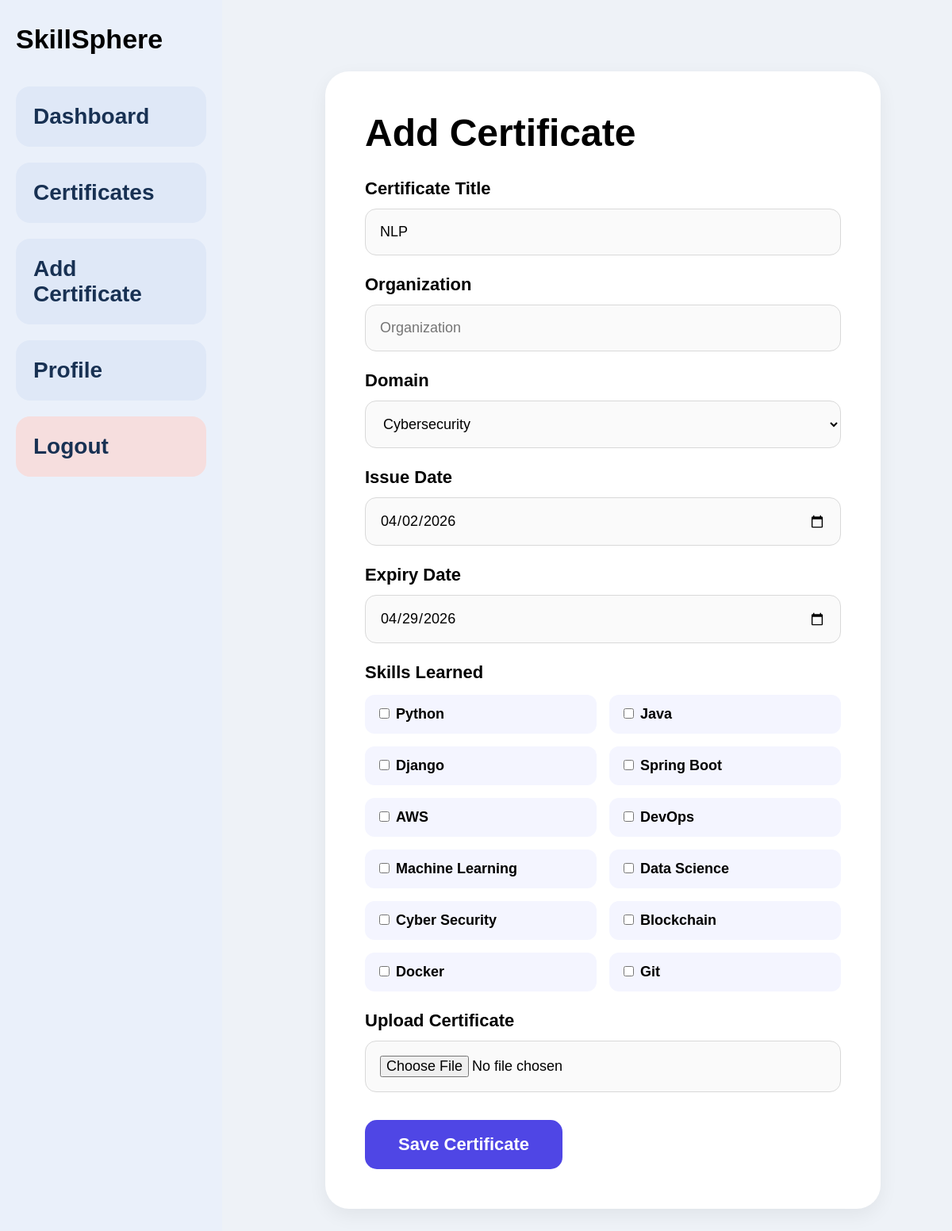
Page /cert/edit/2/ (signed in) on the committed database.
### certificates/models.py (models this page shows, shortened)
class Certificate(models.Model):
    CATEGORY_CHOICES = [
        ('Cloud','Cloud'),
        ('AI/ML','AI/ML'),
        ('Blockchain','Blockchain'),
        ('Programming','Programming'),
        ('Cybersecurity','Cybersecurity'),
        ('Database','Database'),
        ('Web Development','Web Development'),
    ]
    user=models.ForeignKey(
        settings.AUTH_USER_MODEL,
        on_delete=models.CASCADE
    )
    title=models.CharField(max_length=200)
    issuer=models.CharField(
        max_length=200
    )
    category=models.CharField(
        max_length=50,
        choices=CATEGORY_CHOICES
    )
    issue_date=models.DateField()
    expiry_date=models.DateField()
    description=models.TextField(
        blank=True
    )
    certificate_file=models.FileField(
        upload_to='certificates/'
    )
    is_verified=models.BooleanField(
        default=False
    )

### certificates/views.py (the view)
@login_required
def edit_certificate(request,pk):
    cert=get_object_or_404(
        Certificate,
        id=pk,
        user=request.user
    )
    if request.method=="POST":
        form=CertificateForm(
            request.POST,
            request.FILES,
            instance=cert
        )
        if form.is_valid():
            form.save()
            return redirect(
                'certificates'
            )
    else:
        form=CertificateForm(
            instance=cert
        )
    return render(
        request,
        'certificates/add_certificate.html',
        {'form':form}
    )

### templates/certificates/add_certificate.html (shortened to what this page needs)
{% extends "base.html" %}
{% block content %}
<div class="page">
<div class="card">
<h1>Add Certificate</h1>
<form method="POST" enctype="multipart/form-data">
<label>Certificate Title</label>
{{ form.title }}
<label>Organization</label>
{{ form.issuer }}
<label>Domain</label>
{{ form.category }}
<label>Issue Date</label>
{{ form.issue_date }}
<label>Expiry Date</label>
{{ form.expiry_date }}
<label>Skills Learned</label>
<div class="skill-box">
<label><input type="checkbox">Python</label>
<label><input type="checkbox">Java</label>
<label><input type="checkbox">Django</label>
<label><input type="checkbox">Spring Boot</label>
<label><input type="checkbox">AWS</label>
<label><input type="checkbox">DevOps</label>
<label><input type="checkbox">Machine Learning</label>
<label><input type="checkbox">Data Science</label>
<label><input type="checkbox">Cyber Security</label>
<label><input type="checkbox">Blockchain</label>
<label><input type="checkbox">Docker</label>
<label><input type="checkbox">Git</label>
</div>
<label>Upload Certificate</label>
{{ form.certificate_file }}
<button type="submit" class="save-btn">
Save Certificate
</button>
</form>
</div>
</div>
{% endblock %}

### templates/base.html (style rules this page uses)
* { margin:0; padding:0; box-sizing:border-box; font-family:Arial; }
body { background:#eef2f7; }
.card { background:white; border-radius:30px; padding:45px; box-shadow:0 5px 18px rgba(0,0,0,.05); margin-bottom:40px; }

### templates/certificates/add_certificate.html (style rules this page uses)
.page { max-width:900px; margin:auto; padding:40px; }
.card { background:#fff; padding:50px; border-radius:30px; box-shadow:0 8px 25px rgba(0,0,0,.06); }
h1 { font-size:48px; font-weight:700; margin-bottom:30px; }
label { display:block; font-size:22px; font-weight:600; margin-top:24px; margin-bottom:12px; }
input,select { width:100%; padding:18px; border:1px solid #d9d9d9; border-radius:14px; font-size:18px; background:#fafafa; }
.skill-box { display:grid; grid-template-columns:repeat(2,1fr); gap:16px; margin-top:15px; }
.skill-box label { background:#f4f5ff; padding:14px 18px; border-radius:12px; font-size:18px; margin:0; cursor:pointer; }
.skill-box input { width:auto; margin-right:8px; }
.save-btn { margin-top:35px; background:#4f46e5; color:white; border:none; padding:18px 42px; font-size:22px; border-radius:15px; font-weight:600; cursor:pointer; }

### rows in the picture
Certificate: title "NLP", category "Cybersecurity", issue_date "04/02/2026", expiry_date "04/29/2026"
